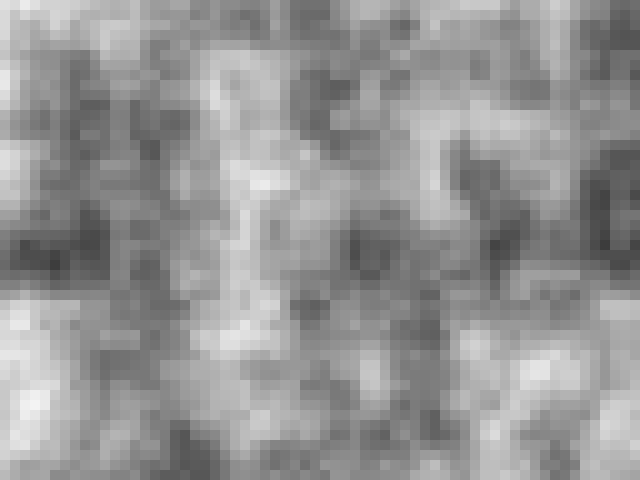
Frame 1 (no input)
Frame 60 (the mouse pressed at the canvas centre just before this capture): identical to frame 1, image omitted
Frame 120 (the mouse held since frame 60 and released just before this capture): identical to frame 1, image omitted

The Processing sketch that drew this single still picture (run headless with seeded random() and noise(); from frame 60 on, the mouse is pressed at the canvas centre):

// Processing sketch: sketch_01_noise_processing
// ── sketch_01_noise_processing.pde
/*
NOISE EXAMPLE 1
APPLICATION TO GRID

if you are unfamiliar with perlin noise, watch the following Dan Shiffman video: https://vimeo.com/58492076
and check out the examples at https://processing.org/examples/noisewave.html and https://processing.org/examples/noise2d.html

noise works like a big "map" of values that range from 0 to 1.
this is kind of similar to like "sin" which will give us a 1D map of values that range from -1 to 1,
but noise doesn't oscillate up and down regularly - it results in natural-seeming slopes and movements.

in addition, because it uses randomness, we can supply it with a "seed" value with noiseSeed (line 38)
that will give us the same noise result each time. try changing this number, or commenting this line out entirely.
  
in order to access the "map" of noise, 
we need to supply the noise() function with values that change in all the axes we want to look at on the map.
this is why we need an x offset (xoff) and y offset (yoff) value. (line 46 and 53)
as those values change, we will get a new result from 0 to 1.
  
finally, we can multiple that 0-1 value by 255 to get a number from 0 to 255, (line 57)
and we can assign that value to the equivalent position on the grid.
  
the "increment" value is what will "move" our xoff and yoff variables through the noise map.
with a smaller incrementation, we'll see smaller differences between tiles - 0.54, to 0.53, to 0.52, etc.
with a higher incrementation, we'll see larger differences between them - 0.54, to 0.46, to 0.41, etc.
  
finally noiseDetail lets you change additional aspects of how the noise value gets generated. 
play around with all of these values and see how things change.
*/

float increment = 0.08;

int[][] grid;
int cellsize = 10;

void setup() {
  size(640, 480);
  grid = new int[width/cellsize][height/cellsize];
  noiseSeed(0);
}

void draw() {
  float xoff = 0.0;   //start counting in our "noise map" at x: 0
  noiseDetail(4, 0.7);  //try changing these values
  
  // For every x,y to correspond to our 2D grid, calculate a noise value and produce a brightness value
  for (int x = 0; x < width/cellsize; x++) {
    xoff += increment;
    float yoff = 0.0;   // For every xoff, start yoff at 0
    for (int y = 0; y < height/cellsize; y++) {
      yoff += increment;
      float brightness = noise(xoff, yoff) * 255;
      
      //try uncommenting the following to see how you can "move" through the noisemap in the x and y offset:
      //float brightness = noise(xoff + mouseX * 0.01, yoff + mouseY * 0.01) * 255;
      
      //to get some animation by moving through our noise map in a THIRD dimension, try uncommenting the following:
      //float brightness = noise(xoff, yoff, frameCount * 0.005) * 255;
      
      grid[x][y] = floor(brightness);
    }
  }
  
  for (int i = 0; i < height/cellsize; i++) {
    for (int j = 0; j < width/cellsize; j++) {
      fill(grid[j][i]);
      noStroke();
      rect(j*cellsize, i*cellsize, cellsize, cellsize);
    }
  }
}
